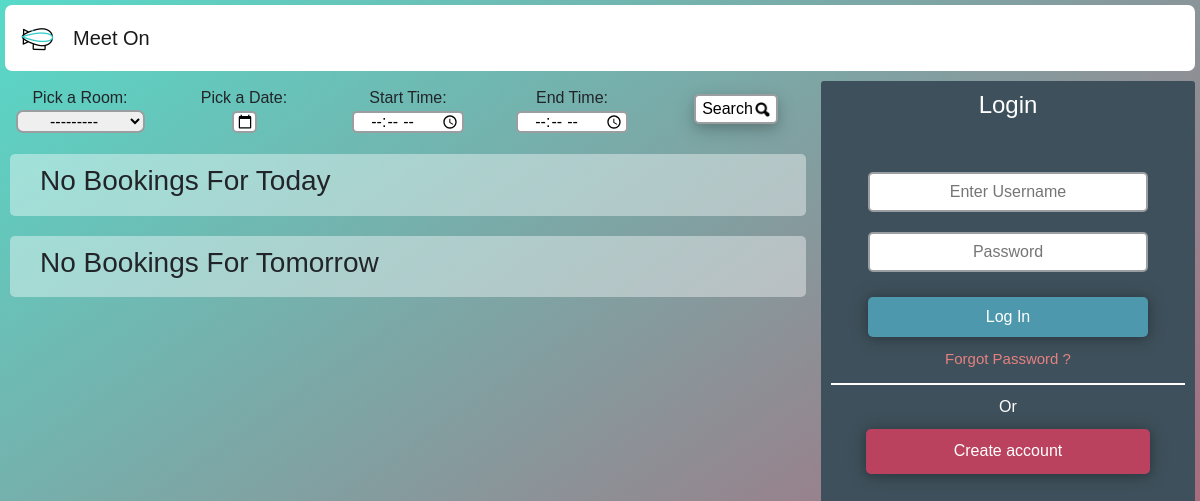
Before: / with the older database file.
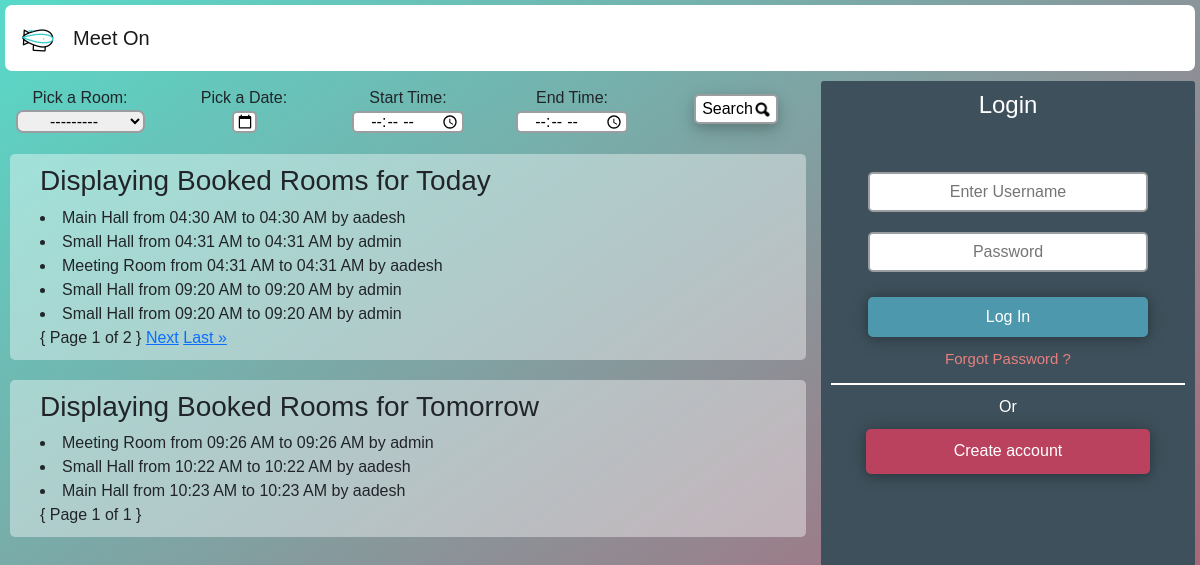
After: the same page with the newer database file.
### app/models.py (models this page shows, shortened)
class Room(models.Model):
    room_Name = models.ForeignKey(Room_Name, on_delete=models.CASCADE)
    room_book_date = models.DateField()
    meeting_start_time = models.TimeField()
    meeting_end_time = models.TimeField()
    room_booked_by_user = models.ForeignKey(User, on_delete=models.CASCADE)
    grant_meeting = models.BooleanField(default = False)

class Room_Name(models.Model):
    room_Name = models.CharField(max_length=122)
    def __str__(self):
        return self.room_Name

### app/views.py (the view)
# urls.py: path('', views.Index, name='index'),
def Index(request):
    room = RoomForm()
    today = datetime.today()
    tomorrow = datetime.today() + timedelta(days=1)
    bookedrooms = (Room.objects.all().filter(room_book_date = today) & Room.objects.filter(grant_meeting=True))
    bookedroomsTomorrow = (Room.objects.all().filter(room_book_date = tomorrow) & Room.objects.filter(grant_meeting=True))
    bookedroomsAfterTomorrow = (Room.objects.all().exclude(room_book_date = today) & Room.objects.all().exclude(room_book_date = tomorrow) & Room.objects.filter(grant_meeting=True))
    todayBookedRoomsPaginator = Paginator(bookedrooms, 5)
    tomorrowBookedRoomsPaginator = Paginator(bookedroomsTomorrow, 5)
    afterTomorrowBookedRoomsPaginator = Paginator(bookedroomsAfterTomorrow, 5)
    page = request.GET.get('page')
    pageTomorrow = request.GET.get('pageTomorrow')
    todayRoomPage = todayBookedRoomsPaginator.get_page(page)
    tomorrowRoomPage = tomorrowBookedRoomsPaginator.get_page(pageTomorrow)
    afterTomorrowRoom = afterTomorrowBookedRoomsPaginator.get_page(page)
    context = {'room':room, 'bookedrooms':bookedrooms,'bookedroomsTomorrow':bookedroomsTomorrow,'todayRoomPage':todayRoomPage, 'tomorrowRoomPage':tomorrowRoomPage}
    if request.user.is_authenticated:
        return redirect('dashboard')
    else:
        return render(request, 'index.html', context)

### app/forms.py
class RoomForm(ModelForm):
    class Meta:
        model = Room
        fields = ['room_Name','meeting_start_time','room_book_date','meeting_end_time']

### templates/index.html (shortened to what this page needs)
{% extends 'navbar.html' %}
{% block body %}
{% load static %}
<div class="subContainer">
  <div class="viewArea">
    <div class="col">
      <form action="Status" method="POST" class='SearchForm'>
        <div class="d-inline">
          {% if availability %}
          <h2>{{ roomName }} is Available<h2>
          {% else %}
          <div class="row">
            <div class="col">
              <label>Pick a Room:</label>
          <label for="roomName" name='roomName'>{{ room.room_Name }}</label>
            </div>
            <div class="col">
              <label for="datePicker">Pick a Date:</label><br>
              <input type="date" id="datePicker" name="datePicker" required>
            </div>
            <div class="col">
              <label for="appt">Start Time:</label>
          <input type="time" id="startTime" name="startTime" required>
            </div>
            <div class="col">
              <label for="appt">End Time:</label>
          <input type="time" id="endTime" name="endTime" required>
            </div>
            <div class="col mt-2">
              <button type='Submit' id='SearchBtn'>Search<img src="{%static 'searchbtn.png'%}" alt="search" width="15" height="15" style="margin-left:2px;"></button>
            </div>
          </div>
          {% endif %}
      </form>
    </div>
  <div class="col02">
    <div class="roomDisplay">
    {% if availability %}
      {% else %}
        {% if bookedrooms %}
        <h3>Displaying Booked Rooms for Today</h3>
        {% for i in todayRoomPage %}
        <li>{{ i.room_Name }} from {{i.meeting_start_time|date:"h:i A"}} to {{i.meeting_end_time|date:"h:i A"}} by {{i.room_booked_by_user}}</li>
        {% endfor %}
        { Page {{todayRoomPage.number}} of {{todayRoomPage.paginator.num_pages}} }
        {% if todayRoomPage.has_next %}
        <a href="?page={{todayRoomPage.next_page_number}}">Next</a>
        <a href="?page={{todayRoomPage.paginator.num_pages}}">Last &raquo</a>
        {% endif %}
        {% else %}
        <h3 style='text-align:left;'>No Bookings For Today</h3>
        {% endif %}
    </div>
    <div class="roomDisplay">
        {% if bookedroomsTomorrow %}
        <h3>Displaying Booked Rooms for Tomorrow</h3>
        {% for i in tomorrowRoomPage %}
        <li>{{ i.room_Name }} from {{i.meeting_start_time|date:"h:i A"}} to {{i.meeting_end_time|date:"h:i A"}} by {{i.room_booked_by_user}}</li>
        {% endfor %}
        { Page {{tomorrowRoomPage.number}} of {{tomorrowRoomPage.paginator.num_pages}} }
        {% else %}
        <h3 style='text-align:left;'>No Bookings For Tomorrow</h3>
        {% endif %}
        {% endif %}
      </div>
    </div>
  </div>
</div>
  <div class="loginArea">
    <form action="/Login" method="POST">
        <div class="loginHeader">
          <h4 style="color:white;">Login</h4>
        </div>
        <div class="inputField">
          <div class="userNameInput">
            <input type="text" id="username" placeholder="Enter Username" style="text-align: center" name="username"
              />
          </div>
          <div class="userPasswordInput">
            <input type="password" id="password" style="text-align: center" placeholder="Password" name="password"
              />
          </div>
          <div class="LoginButton">
            <button type='Submit' id="Loginbtn" style="color:white;">Log In</button>
          </div>
          <div class="forgotPassLink">
          <a href="{% url 'password_reset' %}" id="resetPasswordLink">Forgot Password ?</a>
        </div>
      </div>
    </form>
    <div class="line"></div>
      <div class="orText">Or</div>
        <button type="button" id="newAccountBtn" data-bs-toggle="modal" data-bs-target="#SignUpModal">Create account
        </button>
  </div>
{% endblock body %}

Changed rows visible on the page:
added Room: room_Name "Main Hall", meeting_start_time "04:30 AM", meeting_end_time "04:30 AM", room_booked_by_user "aadesh", shown under "Displaying Booked Rooms for Today"
added Room: room_Name "Small Hall", meeting_start_time "04:31 AM", meeting_end_time "04:31 AM", room_booked_by_user "admin", shown under "Displaying Booked Rooms for Today"
added Room: room_Name "Meeting Room", meeting_start_time "04:31 AM", meeting_end_time "04:31 AM", room_booked_by_user "aadesh", shown under "Displaying Booked Rooms for Today"
added Room: room_Name "Small Hall", meeting_start_time "09:20 AM", meeting_end_time "09:20 AM", room_booked_by_user "admin", shown under "Displaying Booked Rooms for Today"
added Room: room_Name "Small Hall", meeting_start_time "09:20 AM", meeting_end_time "09:20 AM", room_booked_by_user "admin", shown under "Displaying Booked Rooms for Today"
added Room: room_Name "Meeting Room", meeting_start_time "09:26 AM", meeting_end_time "09:26 AM", room_booked_by_user "admin", shown under "Displaying Booked Rooms for Tomorrow"
added Room: room_Name "Small Hall", meeting_start_time "10:22 AM", meeting_end_time "10:22 AM", room_booked_by_user "aadesh", shown under "Displaying Booked Rooms for Tomorrow"
added Room: room_Name "Main Hall", meeting_start_time "10:23 AM", meeting_end_time "10:23 AM", room_booked_by_user "aadesh", shown under "Displaying Booked Rooms for Tomorrow"
Other visible differences:
{{ todayRoomPage.number }}: (not shown) → "1"
{{ todayRoomPage.paginator.num_pages }}: (not shown) → "2"
{{ tomorrowRoomPage.number }}: (not shown) → "1"
{{ tomorrowRoomPage.paginator.num_pages }}: (not shown) → "1"
text no longer shown: "No Bookings For Today No Bookings For Tomorrow"
text now shown: "Displaying Booked Rooms for Today { Page of } Next Last » Displaying Booked Rooms for Tomorrow { Page of }"
